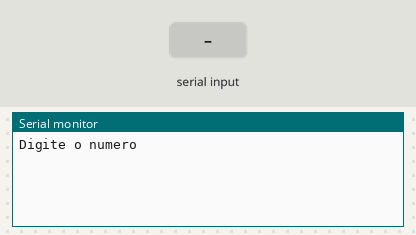
Recording of a sketch running on a simulated Arduino Uno, built with avr-gcc and run on an emulated ATmega328P. On the bench: the last lines printed to the serial monitor. The test bench sets the inputs (shaded band).

Above: at 1.2 s.
1.3 s: "90,45\n" received over Serial
At 2.5 s:
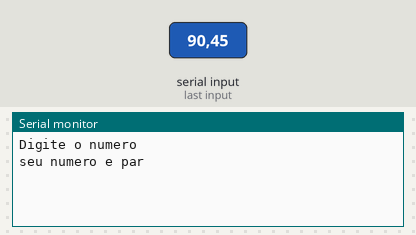
At 6.9 s:
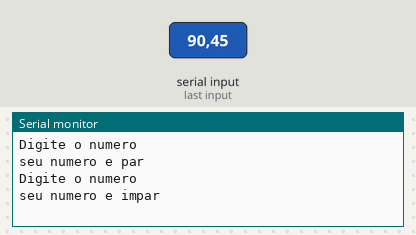

The sketch:

ex_12_1.ino
```cpp
// C++ code
//Variáveis
void setup()
{
  Serial.begin(9600);
}
int numero = 0;
void loop()
{
  Serial.println("Digite o numero");
  while (!Serial.available()) {}
  numero = Serial.parseInt();

  if(numero %2 == 1) {
  Serial.println("seu numero e impar");
  } else {
  Serial.println("seu numero e par");
  }
  delay(5000);
}
```

Measured:
- after the input at 1.3 s, the serial monitor: prints a new line at once (image 1)
